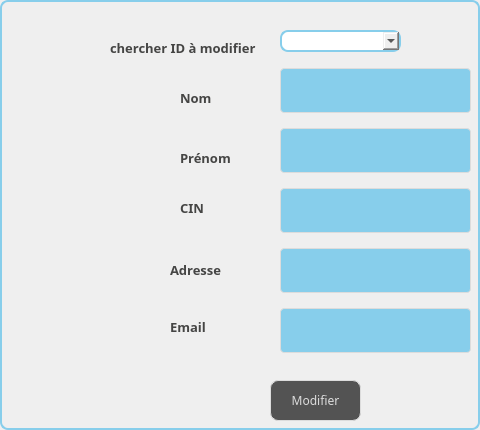
     <widget class="QWidget" name="tab_9">
      <property name="styleSheet">
       <string notr="true">border: 2px solid #87CEEB;
border-radius: 8px;
</string>
      </property>
      <attribute name="title">
       <string>Modifier Fournisseur</string>
      </attribute>
      <widget class="QPushButton" name="modiffour">
       <property name="geometry">
        <rect>
         <x>270</x>
         <y>380</y>
         <width>91</width>
         <height>41</height>
        </rect>
       </property>
       <property name="font">
        <font>
         <family>Segoe Print</family>
        </font>
       </property>
       <property name="styleSheet">
        <string notr="true">QPushButton {
color: #dcdcdc;
background:#535353;
border: none;

border: 1px solid #DCDCDC;
border-radius: 8px;
}
QPushButton:hover {
color:#fff;
background:#87CEEB;
border: none;
}</string>
       </property>
       <property name="text">
        <string>Modifier</string>
       </property>
      </widget>
      <widget class="QLineEdit" name="moudiffour2">
       <property name="geometry">
        <rect>
         <x>280</x>
         <y>60</y>
         <width>191</width>
         <height>61</height>
        </rect>
       </property>
       <property name="styleSheet">
        <string notr="true">	
QLineEdit {
  width: 100%;
  padding: 12px 20px;
  margin: 8px 0;
  display: inline-block;
  border: 1px solid #dcdcdc;
  border-radius: 4px;
  box-sizing: border-box;
  background: #87CEEB;
  color: #FFFFFF;
}</string>
       </property>
      </widget>
      <widget class="QLineEdit" name="modiffour3">
       <property name="geometry">
        <rect>
         <x>280</x>
         <y>120</y>
         <width>191</width>
         <height>61</height>
        </rect>
       </property>
       <property name="styleSheet">
        <string notr="true">	
QLineEdit {
  width: 100%;
  padding: 12px 20px;
  margin: 8px 0;
  display: inline-block;
  border: 1px solid #dcdcdc;
  border-radius: 4px;
  box-sizing: border-box;
  background: #87CEEB;
  color: #FFFFFF;
}</string>
       </property>
      </widget>
      <widget class="QComboBox" name="comboc1">
       <property name="geometry">
        <rect>
         <x>280</x>
         <y>30</y>
         <width>121</width>
         <height>22</height>
        </rect>
       </property>
       <property name="styleSheet">
        <string notr="true">comBobox {
  width: 100%;
  padding: 12px 20px;
  margin: 8px 0;
  display: inline-block;
  border: 1px solid #dcdcdc;
  border-radius: 4px;
  box-sizing: border-box;
  background: #FF5733;
  color: #FFFFFF;
}
</string>
       </property>
      </widget>
      <widget class="QLabel" name="label_22">
       <property name="geometry">
        <rect>
         <x>110</x>
         <y>40</y>
         <width>151</width>
         <height>16</height>
        </rect>
       </property>
       <property name="font">
        <font>
         <family>Segoe Print</family>
         <pointsize>-1</pointsize>
         <weight>75</weight>
         <bold>true</bold>
        </font>
       </property>
       <property name="styleSheet">
        <string notr="true">background-color: transparent;
	color: #454544;
	font-weight: bold;
	font-size: 13px;
border:none;</string>
       </property>
       <property name="text">
        <string>chercher ID à modifier</string>
       </property>
      </widget>
      <widget class="QLineEdit" name="modiffour5">
       <property name="geometry">
        <rect>
         <x>280</x>
         <y>240</y>
         <width>191</width>
         <height>61</height>
        </rect>
       </property>
       <property name="styleSheet">
        <string notr="true">
QLineEdit {
  width: 100%;
  padding: 12px 20px;
  margin: 8px 0;
  display: inline-block;
  border: 1px solid #dcdcdc;
  border-radius: 4px;
  box-sizing: border-box;
  background: #87CEEB;
  color: #FFFFFF;
}</string>
       </property>
      </widget>
      <widget class="QLineEdit" name="modiffour4">
       <property name="geometry">
        <rect>
         <x>280</x>
         <y>180</y>
         <width>191</width>
         <height>61</height>
        </rect>
       </property>
       <property name="styleSheet">
        <string notr="true">
QLineEdit {
  width: 100%;
  padding: 12px 20px;
  margin: 8px 0;
  display: inline-block;
  border: 1px solid #dcdcdc;
  border-radius: 4px;
  box-sizing: border-box;
  background: #87CEEB;
  color: #FFFFFF;
}</string>
       </property>
      </widget>
      <widget class="QLineEdit" name="modiffour6">
       <property name="geometry">
        <rect>
         <x>280</x>
         <y>300</y>
         <width>191</width>
         <height>61</height>
        </rect>
       </property>
       <property name="styleSheet">
        <string notr="true">
QLineEdit {
  width: 100%;
  padding: 12px 20px;
  margin: 8px 0;
  display: inline-block;
  border: 1px solid #dcdcdc;
  border-radius: 4px;
  box-sizing: border-box;
  background: #87CEEB;
  color: #FFFFFF;
}</string>
       </property>
      </widget>
      <widget class="QLabel" name="label_36">
       <property name="geometry">
        <rect>
         <x>180</x>
         <y>90</y>
         <width>81</width>
         <height>16</height>
        </rect>
       </property>
       <property name="font">
        <font>
         <family>Segoe Print</family>
         <pointsize>-1</pointsize>
         <weight>75</weight>
         <bold>true</bold>
        </font>
       </property>
       <property name="styleSheet">
        <string notr="true">background-color: transparent;
	color: #454544;
	font-weight: bold;
	font-size: 13px;
border:none;</string>
       </property>
       <property name="text">
        <string>Nom</string>
       </property>
      </widget>
      <widget class="QLabel" name="label_20">
       <property name="geometry">
        <rect>
         <x>180</x>
         <y>150</y>
         <width>61</width>
         <height>16</height>
        </rect>
       </property>
       <property name="font">
        <font>
         <family>Segoe Print</family>
         <pointsize>-1</pointsize>
         <weight>75</weight>
         <bold>true</bold>
        </font>
       </property>
       <property name="styleSheet">
        <string notr="true">background-color: transparent;
	color: #454544;
	font-weight: bold;
	font-size: 13px;
border:none;</string>
       </property>
       <property name="text">
        <string>Prénom</string>
       </property>
      </widget>
      <widget class="QLabel" name="label_21">
       <property name="geometry">
        <rect>
         <x>180</x>
         <y>200</y>
         <width>71</width>
         <height>16</height>
        </rect>
       </property>
       <property name="font">
        <font>
         <family>Segoe Print</family>
         <pointsize>-1</pointsize>
         <weight>75</weight>
         <bold>true</bold>
        </font>
       </property>
       <property name="styleSheet">
        <string notr="true">background-color: transparent;
	color: #454544;
	font-weight: bold;
	font-size: 13px;
border:none;</string>
       </property>
       <property name="text">
        <string>CIN</string>
       </property>
      </widget>
      <widget class="QLabel" name="label_27">
       <property name="geometry">
        <rect>
         <x>170</x>
         <y>260</y>
         <width>121</width>
         <height>20</height>
        </rect>
       </property>
       <property name="font">
        <font>
         <family>Segoe Print</family>
         <pointsize>-1</pointsize>
         <weight>75</weight>
         <bold>true</bold>
        </font>
       </property>
       <property name="styleSheet">
        <string notr="true">background-color: transparent;
	color: #454544;
	font-weight: bold;
	font-size: 13px;
border:none;</string>
       </property>
       <property name="text">
        <string>Adresse</string>
       </property>
      </widget>
      <widget class="QLabel" name="label_28">
       <property name="geometry">
        <rect>
         <x>170</x>
         <y>320</y>
         <width>47</width>
         <height>14</height>
        </rect>
       </property>
       <property name="font">
        <font>
         <family>Segoe Print</family>
         <pointsize>-1</pointsize>
         <weight>75</weight>
         <bold>true</bold>
        </font>
       </property>
       <property name="styleSheet">
        <string notr="true">background-color: transparent;
	color: #454544;
	font-weight: bold;
	font-size: 13px;
border:none;</string>
       </property>
       <property name="text">
        <string>Email</string>
       </property>
      </widget>
     </widget>
